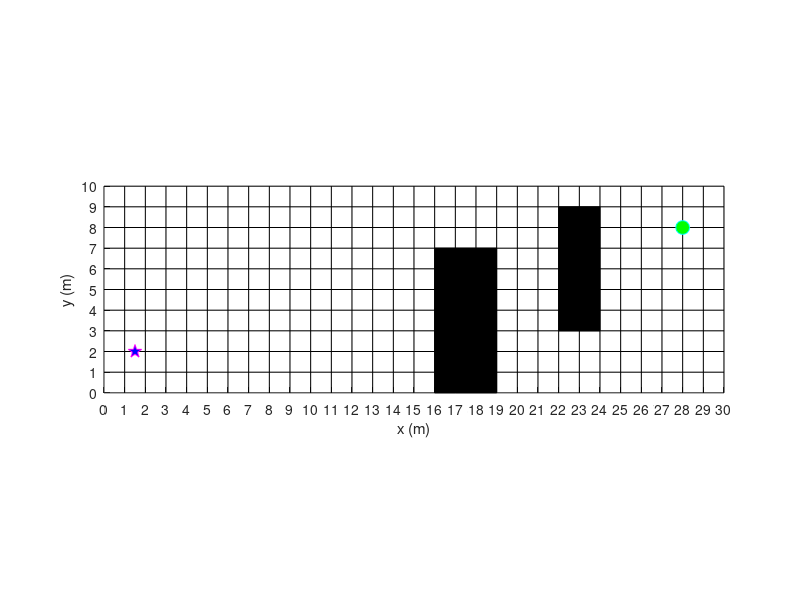

Recreate this plot in MATLAB. (Note: this script raises an error after producing the figure.)
clc
clear
close all


% ================== Map / Scenario ==================
% IMPORTANT:
%  - Define row/col first
%  - Then initialize sign = zeros(row,col)
%  - Then assign obstacles into sign
% This prevents "index exceeds array bounds" when you change map size.

row = 10;
col = 30;

sign = zeros(row, col);

% 小障碍物：3行×3列


% 大障碍物：这里是 3×6两个
sign(4:9, 23:24) = 1;
sign(1:7, 17:19) = 1;

startPose = [1.5 2.0 0];    % 左侧，朝向 +X
goalPose  = [28.0 8.0 0];   % 右侧，朝向 +X

% 防呆检查：确保 sign 尺寸与 row/col 一致
assert(all(size(sign) == [row, col]), 'sign size mismatch: sign must be row-by-col');


% ================== 4WIS simplified kinematic model parameters ==================
% State: X = [x, y, phi]^T
% Control: u = [v, delta_f, delta_r]^T
% Kinematics: phi_dot = (v/L) * (tan(delta_f) - tan(delta_r))
%
% We keep the original planner's "min_r" interface by converting 4WIS steering
% limits into an equivalent minimum turning radius using the counter-phase mode:
%   delta_f = +delta_max, delta_r = -delta_max  (small-radius turning)
% Then:
%   kappa_max = (tan(delta_f) - tan(delta_r))/L = 2*tan(delta_max)/L
%   R_min     = 1/kappa_max = L/(2*tan(delta_max))
L = 2.7;                 % wheelbase [m]
delta_max = deg2rad(30); % max steering angle [rad]
min_r = L/(2*tan(delta_max)); % equivalent minimum turning radius [m]

% ================== 4WS independent steering: extra parameters (primitives + visualization) ==================
W = 1.6;                     % track width [m]
beta = deg2rad(20);          % crab steering angle [rad]
dpsi = deg2rad(10);          % spin in-place heading step [rad]

% "Ackermann-equivalent" larger turning radius (proxy for same-phase wide turn)
min_r_ack = L / tan(delta_max);

% action set:
% 1..3: counter-phase tight left/straight/tight right (existing)
% 7..8: same-phase wide left/right
% 9..10: crab left/right
% 11..12: spin left/right
actions = [1 2 3 7 8 9 10 11 12];

% ================== speed-up: gate crab/spin actions near goal ==================
R_gate = 8; % [m] enable crab/spin only within this distance to goal
actions_far = [1 2 3 7 8];
actions_near = actions;

% ================== steering actuator rate limit ==================
deltaRateMax_deg_s = 60;              % [deg/s]
deltaRateMax = deg2rad(deltaRateMax_deg_s); % [rad/s]
v_min_for_dt = 0.2;                   % [m/s] prevent dt blow-up when v->0

% ================== steering inertia filter ==================
% 一阶惯性滤波器时间常数 (用于平滑转角变化)
% tau越大越平滑（响应慢），tau越小越跟踪快
% 推荐值: 0.05~0.2 s
tau_steering_filter = 0.2;             % [s] 一阶滤波时间常数

% ================== path resampling for better filter response ==================
% Resample path to increase sampling density, making dt smaller for effective filtering
resample_ds = 0.15;  % [m] resample every 0.15m (key parameter!)

% ================== curvature transition (clothoid-like, post-process) ==================
% Insert a short transition segment when curvature jump is too large, to improve
% curvature continuity at primitive boundaries.
Lt = 0.6;                 % [m] transition length (change this to 0.8 / 1.0 if needed)

% Make transitions appear "a little" (trigger only on moderately large jumps).
% The 3-pt curvature estimate tends to be small; 0.25 may be too strict.
kappaJumpThresh = 0.25;   % [1/m] curvature jump threshold
M = 21;                   % number of points in transition segment

% visualize transition points on path
transitionModeName = "transition";
transitionColor = [0.95 0.35 0.95]; % magenta-ish
transitionLineWidth = 3.2;

% ================== planner / collision parameters ==================
% Reduce inflated obstacle margin to improve feasibility in narrow passages.
safe_dis=1.0;%

% Keep a safety margin from the map boundary (grid units).
% A value of 0.5 means the vehicle's reference point must stay at least
% half a cell away from the outer border.
boundary_margin = 1.0;


% Step length along arc/line segment for each node expansion.
% Recommended to scale with turning radius to avoid overly coarse arcs.
% Here we choose ~10 degrees of heading change per turning step at kappa_max:
%   step = R_min * (10deg)
step = 1.2;

P3=0.01;%

ob_coo=[];

% ================== Hybrid A*: visited pruning via (x,y,theta) discretization ==================
% This dramatically reduces node explosion in narrow corridors / S-turn scenarios.
% Use a finer heading discretization to reduce over-pruning in tight maneuvers.
thetaBinSize = deg2rad(10);           % 10 deg per bin

thetaBins = round(2*pi/thetaBinSize); % 36 bins

visited = false(row, col, thetaBins); % visited(iy, ix, ith)

% NOTE: Clamp bin index to [1, thetaBins] to avoid rare floating-point / NaN issues.
binWidth = 2*pi/thetaBins;
theta_to_bin = @(th) min(thetaBins, max(1, floor(mod(th, 2*pi) / binWidth) + 1));
% ================== Visualization / performance ==================
doPlotSearch = false;   % 规划阶段不画扩展过程（最快）
plotEveryN  = 50;       % doPlotSearch=true 时，每 N 个节点画一次

% ================== Mode colors (default) ==================
% Used for: path segmentation coloring + wheel-angle plot background shading.
modeAlpha = 0.12;
modeColors = containers.Map;
modeColors("straight") = [0.35 0.35 0.35];
modeColors("counter_phase") = [0.85 0.20 0.20];
modeColors("same_phase") = [0.20 0.35 0.90];
modeColors("crab") = [0.20 0.70 0.20];
modeColors("spin") = [0.60 0.25 0.75];
modeColors("rs_counter_phase") = [1.00 0.55 0.15];
modeColors("start") = [0.00 0.00 0.00];
modeColors(transitionModeName) = transitionColor;

% ========== 

figure(1)%
hold on%
axis equal%

% map grid is 1m x 1m
xlabel('x (m)');
ylabel('y (m)');
set(gca,'XTick',0:1:col);
set(gca,'YTick',0:1:row);

grid on;
set(gca,'GridColor',[0 0 0]);
set(gca,'GridAlpha',0.15);

for i=1:row
    for j=1:col
        if sign(i,j)==1%% 
            y=[i-1,i-1,i,i];%
            x=[j-1,j,j,j-1];% 
            h=fill(x,y,'k');
            set(h,'facealpha',1)
            ob_coo=[ob_coo;[j-0.5,i-0.5]];% 
        end
    end
end
axis([0 col 0 row])%
for i=1:row%
    plot([0 col],[i i],'k-');%
end
for i=1:col %
    plot([i i],[0 row],'k-');%
end
plot(startPose(1),startPose(2), 'p','markersize', 10,'markerfacecolor','b','MarkerEdgeColor', 'm')
plot(goalPose(1),goalPose(2),'o','markersize', 10,'markerfacecolor','g','MarkerEdgeColor', 'c')


% ================== Hybrid A* search ==================
opened=[startPose 0 0 0 0 1 0];%x,y,sita,

dis_astar=Astar_fun(fliplr(ceil(startPose(1:2))),fliplr(ceil(goalPose(1:2))),sign);
[dis_rs,~]=reeds_shepp_fun(startPose,goalPose,min_r); % Reeds-Shepp
opened(1,6)=max(dis_astar,dis_rs); % h
opened(1,7)=opened(1,5)+opened(1,6); % f

now_point=opened; % 
nodeIndex = 1;%

nodeArray(nodeIndex).x=now_point(1);
nodeArray(nodeIndex).y=now_point(2);
nodeArray(nodeIndex).sita=now_point(3);
nodeArray(nodeIndex).D=now_point(4);
nodeArray(nodeIndex).g=now_point(5);
nodeArray(nodeIndex).h=now_point(6);
nodeArray(nodeIndex).f=now_point(7);
nodeArray(nodeIndex).ind=now_point(8);
nodeArray(nodeIndex).parent=now_point(9);
nodeArray(nodeIndex).route=[];% 
nodeArray(nodeIndex).mode="start";
nodeArray(nodeIndex).wheelAngles=[0 0 0 0]; % [delta_fl delta_fr delta_rl delta_rr]
nodeIndex = nodeIndex + 1;% 

% mark start node as visited
ix = round(now_point(1)); iy = round(now_point(2));
ith = theta_to_bin(now_point(3));
if ix>=1 && ix<=col && iy>=1 && iy<=row
    visited(iy, ix, ith) = true;
end

% ================== planning time ==================
tPlanStart = tic;

[min_num,index] = min(opened(:,7));
while ceil(now_point(1))~=ceil(goalPose(1))||ceil(now_point(2))~=ceil(goalPose(2))   %
    opened(index,:) = []; % 

    dist2goal = norm(now_point(1:2) - goalPose(1:2));
    if dist2goal > R_gate
        actionsLocal = actions_far;
    else
        actionsLocal = actions_near;
    end

    for a = actionsLocal
        [isok,x,y,sita,route,meta] = find_route_fun(now_point,a,step,min_r,min_r_ack,L,W,beta,dpsi,safe_dis,ob_coo);

        % Keep a margin from the boundary
        if x<=boundary_margin || x>=(col-boundary_margin) || y<=boundary_margin || y>=(row-boundary_margin)
            isok=1;
        end

        % Guard against invalid headings from route generation
        if isok==0 && ~isfinite(sita)
            isok = 1;
        end

        % visited pruning: avoid expanding near-duplicate states
        if isok==0
            nix = round(x); niy = round(y);
            nith = theta_to_bin(sita);
            if nix>=1 && nix<=col && niy>=1 && niy<=row
                if visited(niy, nix, nith)
                    isok = 1;
                end
            end
        end

        if isok==0
            temp=[x,y,sita,0,0,0,0,nodeIndex,now_point(8)];

            temp(5)=now_point(5)+step+sum(abs(temp(3)-now_point(3)))*P3;

            dis_astar=Astar_fun(fliplr(ceil(temp(1:2))),fliplr(ceil(goalPose(1:2))),sign);
            [dis_rs,~]=reeds_shepp_fun(temp(1:3),goalPose,min_r);
            temp(6)=max(dis_astar,dis_rs);
            temp(7)=temp(5)+temp(6);

            opened=[opened;temp];

            nodeArray(nodeIndex).x=temp(1);
            nodeArray(nodeIndex).y=temp(2);
            nodeArray(nodeIndex).sita=temp(3);
            nodeArray(nodeIndex).D=temp(4);
            nodeArray(nodeIndex).g=temp(5);
            nodeArray(nodeIndex).h=temp(6);
            nodeArray(nodeIndex).f=temp(7);
            nodeArray(nodeIndex).ind=temp(8);
            nodeArray(nodeIndex).parent=temp(9);
            nodeArray(nodeIndex).route=route;
            nodeArray(nodeIndex).mode=meta.mode;
            nodeArray(nodeIndex).wheelAngles=meta.wheelAngles;
            nodeIndex = nodeIndex + 1;

            if doPlotSearch && mod(nodeIndex, plotEveryN) == 0
                plot(route(:,1),route(:,2),'b-')
                plot(route(end,1),route(end,2), 'o','markersize', 2,'markerfacecolor','r','MarkerEdgeColor', 'm')
                drawnow limitrate
            end
        end
    end

    if isempty(opened)
        error('Open list is empty. No feasible path found with current constraints.');
    end

    [min_num,index] = min(opened(:,7));
    now_point=opened(index,:);

    % mark current node as visited/closed
    ix = round(now_point(1)); iy = round(now_point(2));
    ith = theta_to_bin(now_point(3));
    if ix>=1 && ix<=col && iy>=1 && iy<=row
        visited(iy, ix, ith) = true;
    end

    if norm(now_point(1:2)-goalPose(1:2))<2*step
        break
    end
end

planTime = toc(tPlanStart);
fprintf('Planning time: %.3f s\n', planTime);


% ================== Reconstruct route (+ wheel angles per sample) ==================
node_temp=nodeArray(now_point(8));
index=now_point(8);
while node_temp.parent~=0
    node_temp=nodeArray(node_temp.parent);
    index=[index node_temp.ind];
end
index=fliplr(index);

route_all=startPose;
wheel_all = zeros(1,4); % match route_all length (start)
mode_all = strings(1,1);
mode_all(1) = "start";

for i=1:length(index)
    route=nodeArray(index(i)).route;
    wa = nodeArray(index(i)).wheelAngles; % 1x4, constant for this primitive
    m  = nodeArray(index(i)).mode;

    route_all=[route_all;route(2:end,:)];
    wheel_all=[wheel_all; repmat(wa, size(route,1)-1, 1)];
    mode_all=[mode_all; repmat(string(m), size(route,1)-1, 1)];
end

% append RS curve
[~,route_rs]=reeds_shepp_fun(now_point(1:3),goalPose,min_r);
route_all=[route_all;route_rs(2:end,:)];

% --- RS wheel angles: infer from curvature, counter-phase assumption ---
wa_rs = infer_wheel_angles_from_route(route_rs, L, W, delta_max, true);
wheel_all=[wheel_all; wa_rs(2:end,:)];
mode_all=[mode_all; repmat("rs_counter_phase", size(route_rs,1)-1, 1)];

% ================== Curvature transition insertion (post-process) ==================
% Insert clothoid-like transition segments at curvature discontinuities.
% This step modifies route_all / wheel_all / mode_all by adding intermediate samples.
[route_all, wheel_all, mode_all] = insert_curvature_transitions(route_all, wheel_all, mode_all, Lt, kappaJumpThresh, M, transitionModeName);

% ================== Build arc-length s and plot wheel angles ==================
xy = route_all(:,1:2);
N = size(xy,1);

ds = sqrt(sum(diff(xy,1,1).^2,2));
s_all = [0; cumsum(ds)];

% ================== PATH RESAMPLING: Increase sampling density for better filter response ==================
% Purpose: Make dt smaller so the first-order filter actually has time to smooth the curve
% Remove duplicate/near-zero ds values and resample uniformly
total_length = s_all(end);

if total_length > resample_ds
    % Generate uniform resampling points
    s_interp = (0:resample_ds:total_length)';
    
    % ===== Path resampling (linear interpolation to avoid duplicate point errors) =====
    xy_resampled = interp1(s_all, xy, s_interp, 'linear');
    
    % ===== Wheel angles resampling (nearest neighbor) =====
    wheel_resampled = zeros(length(s_interp), 4);
    for w = 1:4
        wheel_resampled(:,w) = interp1(s_all, wheel_all(:,w), s_interp, 'nearest');
    end
    
    % ===== Mode resampling (nearest neighbor) =====
    mode_resampled = strings(length(s_interp), 1);
    for i = 1:length(s_interp)
        [~, idx] = min(abs(s_all - s_interp(i)));
        mode_resampled(i) = mode_all(idx);
    end
    
    % ===== Update all variables =====
    % Reconstruct route_all with heading (psi)
    xy = xy_resampled;
    dxy = diff(xy, 1, 1);
    psi_resampled = atan2(dxy(:,2), dxy(:,1));
    route_all = [xy_resampled(1:end-1,:), psi_resampled];
    % Append last point
    route_all = [route_all; route_all(end,:)];
    
    wheel_all = wheel_resampled;
    mode_all = mode_resampled;
    
    % Recalculate ds and s_all
    ds = sqrt(sum(diff(xy,1,1).^2,2));
    s_all = [0; cumsum(ds)];
    N = size(xy, 1);
    
    fprintf('Path resampled: %d → %d points (resample_ds=%.3f m)\n', ...
        size(xy_resampled,1) + length(dxy), N, resample_ds);
end

% ================== Speed planning ==================
% 1 grid = 1 m
% straight: ~15 km/h constant
% obstacle/curve: if kappa > 0.1 1/m then v <= 10 km/h
% U-turn segment (turn > 150 deg): v <= 5 km/h for the whole segment

kmh2ms = @(v_kmh) v_kmh / 3.6;
v15 = kmh2ms(15);
v10 = kmh2ms(10);
v5  = kmh2ms(5);

% --- curvature via 3-point formula ---
kappa = zeros(N,1);
for ii = 2:N-1
    p0 = xy(ii-1,:); p1 = xy(ii,:); p2 = xy(ii+1,:);
    a = norm(p1-p0);
    b = norm(p2-p1);
    c = norm(p2-p0);
    if a < 1e-6 || b < 1e-6 || c < 1e-6
        kappa(ii) = 0;
        continue;
    end
    area2 = abs( (p1(1)-p0(1))*(p2(2)-p0(2)) - (p1(2)-p0(2))*(p2(1)-p0(1)) ); % 2*Area
    kappa(ii) = area2 / (a*b*c); % = 2*Area/(a*b*c)
end
if N >= 2
    kappa(1) = kappa(2);
    kappa(end) = kappa(end-1);
end

% --- heading for U-turn detection ---
psi = zeros(N,1);
dxy = diff(xy,1,1);
if ~isempty(dxy)
    psi(1:end-1) = atan2(dxy(:,2), dxy(:,1));
    psi(end) = psi(end-1);
end

% --- base speed limits from rules ---
v_max = v15 * ones(N,1);

% curve/avoidance slow-down
v_max(kappa > 0.1) = min(v_max(kappa > 0.1), v10);

% U-turn detection (whole segment): cumulative heading change over window
turnThresh = deg2rad(150);
windowLen = 20; % points ~= meters (you said 1 point ~ 1m)

psi_u = unwrap(psi);
dpsi_abs = abs(diff(psi_u));

isUTurn = false(N,1);
for ii = 1:max(1, N-windowLen)
    i2 = min(N-1, ii+windowLen-1);
    cumTurn = sum(dpsi_abs(ii:i2));
    if cumTurn >= turnThresh
        isUTurn(ii:min(N, ii+windowLen)) = true;
    end
end

% bridge small gaps
idx = find(isUTurn);
gapBridge = 3;
if ~isempty(idx)
    for kk = 2:numel(idx)
        if idx(kk) - idx(kk-1) <= gapBridge
            isUTurn(idx(kk-1):idx(kk)) = true;
        end
    end
end

v_max(isUTurn) = min(v_max(isUTurn), v5);

% smooth speed by acceleration limits (optional but recommended)
a_acc = 1.0;  % m/s^2
a_dec = 1.5;  % m/s^2

v_profile = v_max;

% forward pass
for ii = 2:N
    ds_i = norm(xy(ii,:) - xy(ii-1,:));
    v_profile(ii) = min(v_profile(ii), sqrt(max(0, v_profile(ii-1)^2 + 2*a_acc*ds_i)));
end

% backward pass
for ii = N-1:-1:1
    ds_i = norm(xy(ii+1,:) - xy(ii,:));
    v_profile(ii) = min(v_profile(ii), sqrt(max(0, v_profile(ii+1)^2 + 2*a_dec*ds_i)));
end

a_lat = (v_profile.^2) .* abs(kappa);

fprintf('Speed profile: v in [%.2f, %.2f] m/s (%.1f..%.1f km/h)\n', ...
    min(v_profile), max(v_profile), min(v_profile)*3.6, max(v_profile)*3.6);
fprintf('Max lateral accel (from v^2*kappa): %.2f m/s^2\n', max(a_lat));

% --------- Steering rate limit + first-order inertia filtering --------
% Apply first-order smoothing to wheel commands to achieve:
%   1. Physical smoothness (no instantaneous steps)
%   2. Bounded rate: |d(delta)/dt| <= deltaRateMax
wheel_act = apply_steering_rate_limit_with_filter(wheel_all, ds, v_profile, deltaRateMax, v_min_for_dt, tau_steering_filter);

% Convert to deg for plotting
wheel_cmd_deg = wheel_all * 180/pi;
wheel_act_deg = wheel_act * 180/pi;

% Print filter configuration
fprintf('\n--- Steering Inertia Filter Configuration ---\n');
fprintf('Time constant tau = %.3f s\n', tau_steering_filter);
fprintf('Max steering rate = %.1f deg/s\n', deltaRateMax_deg_s);
fprintf('Resampling interval = %.3f m\n', resample_ds);
fprintf('----------------------------------------\n\n');

% ---------------- Segmentation indices from mode_all ----------------
[segStartIdx, segEndIdx, segModes] = segment_by_mode(mode_all);

% ================== Plot segmented path with colored segments ==================
% Keep map/obstacles as drawn; overlay segmented path.
segLegendNames = strings(0,1);
segLegendHandles = gobjects(0,1);

for k = 1:numel(segStartIdx)
    i1 = segStartIdx(k);
    i2 = segEndIdx(k);
    m = segModes(k);

    if isKey(modeColors, m)
        c = modeColors(m);
        lw = 2.2;
        if m == transitionModeName
            lw = transitionLineWidth;
        end
    else
        c = [0 0 0];
        lw = 2.2;
    end

    hSeg = plot(route_all(i1:i2,1), route_all(i1:i2,2), '-', 'LineWidth', lw, 'Color', c);

    % legend: only one entry per mode
    if ~any(segLegendNames == m)
        segLegendNames(end+1,1) = m; %#ok<AGROW>
        segLegendHandles(end+1,1) = hSeg; %#ok<AGROW>
    end
end

% re-draw transition segments on top to ensure visibility
idxT = (mode_all == transitionModeName);
if any(idxT)
    plot(route_all(idxT,1), route_all(idxT,2), '-', 'Color', transitionColor, 'LineWidth', transitionLineWidth, 'HandleVisibility', 'off');
end

if ~isempty(segLegendHandles)
    legend(segLegendHandles, cellstr(segLegendNames), 'Location', 'best');
end

% ================== Plot wheel angles with background mode shading ==================
figure(2); 
clf;
hax = gca;
hold(hax, 'on');

% background shading: draw patches first
for k = 1:numel(segStartIdx)
    i1 = segStartIdx(k);
    i2 = segEndIdx(k);
    m  = segModes(k);

    if isKey(modeColors, m)
        c = modeColors(m);
    else
        c = [0 0 0];
    end

    s1 = s_all(i1);
    s2 = s_all(i2);

    % placeholder y-limits; will be updated after plotting lines
    patch(hax, [s1 s2 s2 s1], [-1 -1 1 1], c, 'FaceAlpha', modeAlpha, 'EdgeColor', 'none', 'HandleVisibility', 'off');
end

% plot wheel angle curves: command (dashed) + actuator (solid)
p1 = plot(s_all, wheel_act_deg(:,1), 'LineWidth', 1.6);
p2 = plot(s_all, wheel_act_deg(:,2), 'LineWidth', 1.6);
p3 = plot(s_all, wheel_act_deg(:,3), 'LineWidth', 1.6);
p4 = plot(s_all, wheel_act_deg(:,4), 'LineWidth', 1.6);

% command lines should not appear as extra legend items (e.g. data1)
plot(s_all, wheel_cmd_deg(:,1), '--', 'LineWidth', 1.0, 'Color', p1.Color, 'HandleVisibility', 'off');
plot(s_all, wheel_cmd_deg(:,2), '--', 'LineWidth', 1.0, 'Color', p2.Color, 'HandleVisibility', 'off');
plot(s_all, wheel_cmd_deg(:,3), '--', 'LineWidth', 1.0, 'Color', p3.Color, 'HandleVisibility', 'off');
plot(s_all, wheel_cmd_deg(:,4), '--', 'LineWidth', 1.0, 'Color', p4.Color, 'HandleVisibility', 'off');

% fix patch y-range to actual y limits
yl = ylim(hax);
patches = findobj(hax, 'Type', 'patch');
for pp = 1:numel(patches)
    xdata = patches(pp).XData;
    patches(pp).YData = [yl(1) yl(1) yl(2) yl(2)];
    patches(pp).XData = xdata;
end

grid on;
xlabel('Arc length s (m)');
ylabel('Steering angle (deg)');
legend([p1 p2 p3 p4], {'\delta_{fl} (act)','\delta_{fr} (act)','\delta_{rl} (act)','\delta_{rr} (act)'}, 'Location', 'best');
title(sprintf('4-wheel steering angles along path (mode-shaded), rate limited: %.0f deg/s, filter tau=%.3f s', deltaRateMax_deg_s, tau_steering_filter));


% ================== Animate ==================
size_car=[3 1.8 1.4];
[h1,h2]=plot_car(route_all(1,:),size_car);
dis_all=0;

% Draw full path once (faster animation)这里原来是画红线plot(route_all(:,1), route_all(:,2), 'r-', 'LineWidth', 2);


autoPause = false; % set true if you want fixed frame rate
fps = 30;

for ii=2:size(route_all,1)
    dis_all=dis_all+norm(route_all(ii,1:2)-route_all(ii-1,1:2));
    r_lin=route_all(ii,:);

    delete(h1)
    delete(h2)
    [h1,h2]=plot_car(r_lin,size_car);

    drawnow limitrate;
    if autoPause
        pause(1/fps);
    end
end

disp(['total distance: ', num2str(dis_all)])


% ================== helper: infer wheel angles from route curvature ==================
function wa = infer_wheel_angles_from_route(route, L, W, delta_max, counter_phase)
% route: Nx3
% returns Nx4 wheel angles [fl fr rl rr] (rad)
xy = route(:,1:2);
N = size(xy,1);

% curvature via 3-point formula
kappa = zeros(N,1);
for ii = 2:N-1
    p0 = xy(ii-1,:); p1 = xy(ii,:); p2 = xy(ii+1,:);
    a = norm(p1-p0);
    b = norm(p2-p1);
    c = norm(p2-p0);
    if a < 1e-6 || b < 1e-6 || c < 1e-6
        kappa(ii) = 0;
        continue;
    end
    area2 = abs( (p1(1)-p0(1))*(p2(2)-p0(2)) - (p1(2)-p0(2))*(p2(1)-p0(1)) );
    kappa(ii) = area2 / (a*b*c);
end
if N >= 2
    kappa(1) = kappa(2);
    kappa(end) = kappa(end-1);
end

wa = zeros(N,4);

for ii=1:N
    k = kappa(ii);
    if abs(k) < 1e-9
        wa(ii,:) = 0;
        continue;
    end

    R = 1/abs(k);
    signTurn = sign(k); % + left, - right (approx)

    % Ackermann inner/outer
    delta_in  = atan(L / max(1e-6, (R - W/2)));
    delta_out = atan(L / (R + W/2));

    if signTurn > 0
        d_fl = +delta_in;
        d_fr = +delta_out;
    else
        d_fl = -delta_out;
        d_fr = -delta_in;
    end

    if counter_phase
        d_rl = -d_fl;
        d_rr = -d_fr;
    else
        d_rl = d_fl;
        d_rr = d_fr;
    end

    % saturate
    d_fl = max(-delta_max, min(delta_max, d_fl));
    d_fr = max(-delta_max, min(delta_max, d_fr));
    d_rl = max(-delta_max, min(delta_max, d_rl));
    d_rr = max(-delta_max, min(delta_max, d_rr));

    wa(ii,:) = [d_fl d_fr d_rl d_rr];
end
end

function [segStartIdx, segEndIdx, segModes] = segment_by_mode(mode_all)
% segment consecutive identical strings into segments
mode_all = string(mode_all(:));
N = numel(mode_all);

if N == 0
    segStartIdx = []; segEndIdx = []; segModes = strings(0,1);
    return
end

changeIdx = find(mode_all(2:end) ~= mode_all(1:end-1)) + 1;
segStartIdx = [1; changeIdx];
segEndIdx = [changeIdx-1; N];
segModes = mode_all(segStartIdx);
end

function wheel_act = apply_steering_rate_limit(wheel_cmd, ds, v_profile, deltaRateMax, v_min)
% wheel_cmd: Nx4 (rad)
% ds: (N-1)x1 (m) step distances
% v_profile: Nx1 (m/s)
% deltaRateMax: rad/s
% v_min: m/s minimum speed for dt computation
% 
% NOTE: This function is deprecated. Use apply_steering_rate_limit_with_filter instead.

N = size(wheel_cmd,1);
wheel_act = zeros(size(wheel_cmd));
wheel_act(1,:) = wheel_cmd(1,:);

for i = 2:N
    ds_i = ds(i-1);
    v_i = max(v_min, v_profile(i));
    dt = ds_i / v_i;
    maxDelta = deltaRateMax * dt;

    for w = 1:4
        err = wheel_cmd(i,w) - wheel_act(i-1,w);
        err = max(-maxDelta, min(maxDelta, err));
        wheel_act(i,w) = wheel_act(i-1,w) + err;
    end
end
end

function wheel_act = apply_steering_rate_limit_with_filter(wheel_cmd, ds, v_profile, deltaRateMax, v_min, tau)
% ============================================================================
% First-order inertia filter + rate limiting for steering angles
% ============================================================================
% INPUTS:
%   wheel_cmd: Nx4 (rad) - target/command wheel angles [fl fr rl rr]
%   ds: (N-1)x1 (m) - distance increments between samples
%   v_profile: Nx1 (m/s) - velocity profile at each sample
%   deltaRateMax: scalar (rad/s) - maximum allowed steering rate
%   v_min: scalar (m/s) - minimum velocity (prevents dt blow-up)
%   tau: scalar (s) - time constant for first-order filter
%        Larger tau => smoother (slower response)
%        Smaller tau => faster tracking
%        Typical range: 0.05 - 0.2 s
%
% OUTPUTS:
%   wheel_act: Nx4 (rad) - smoothed/filtered wheel angles
%
% PHYSICS:
%   First-order dynamics: tau * dX/dt + X = u
%   Discrete form: X(k) = X(k-1) + alpha*(u(k) - X(k-1))
%   where alpha = dt/(tau + dt)
%
% FEATURES:
%   - Eliminates instantaneous step changes
%   - Converts piecewise-constant commands into smooth ramps
%   - Preserves rate limiting as secondary constraint
%   - Results in smooth curves (circular arcs) instead of sharp peaks
% ============================================================================

N = size(wheel_cmd,1);
wheel_act = zeros(size(wheel_cmd));
wheel_act(1,:) = wheel_cmd(1,:);

for i = 2:N
    ds_i = ds(i-1);
    v_i = max(v_min, v_profile(i));
    dt = ds_i / v_i;  % sampling time interval [s]
    
    % ===== First-order low-pass filter coefficient =====
    % alpha = dt / (tau + dt)
    % When dt << tau: alpha ~ dt/tau (gradual smoothing)
    % When dt >> tau: alpha ~ 1 (fast tracking)
    alpha = dt / (tau + dt);
    
    for w = 1:4
        % ===== Apply first-order inertia filter =====
        % wheel_act(i,w) = (1-alpha)*wheel_act(i-1,w) + alpha*wheel_cmd(i,w)
        % Equivalently:
        wheel_act(i,w) = wheel_act(i-1,w) + alpha * (wheel_cmd(i,w) - wheel_act(i-1,w));
        
        % ===== Optional: secondary rate limiting (safety backup) =====
        % Ensure rate does not exceed deltaRateMax even after filtering
        maxDelta = deltaRateMax * dt;
        wheel_act(i,w) = max(wheel_act(i-1,w) - maxDelta, ...
                             min(wheel_act(i-1,w) + maxDelta, wheel_act(i,w)));
    end
end
end

function [route2, wheel2, mode2] = insert_curvature_transitions(route, wheel, mode, Lt, kappaJumpThresh, M, transitionModeName)
% Insert a short transition segment (clothoid-like) when curvature jump is large.
% route: Nx3 [x y psi]
% wheel: Nx4 wheel angles command (rad)
% mode: Nx1 string mode

route2 = route; wheel2 = wheel; mode2 = mode;

if Lt <= 0 || M < 3
    return
end

delta_s = Lt / (M-1);

% iterative insertion (update indices after insertion)
i = 2;
while i <= size(route2,1) - 2
    xy = route2(:,1:2);

    % local curvature estimates around i
    k1 = local_curvature_3pt(xy(i-1,:), xy(i,:), xy(i+1,:));
    k2 = local_curvature_3pt(xy(i,:), xy(i+1,:), xy(i+2,:));

    if ~isfinite(k1) || ~isfinite(k2)
        i = i + 1;
        continue
    end

    if abs(k2 - k1) <= kappaJumpThresh
        i = i + 1;
        continue
    end

    % Use the heading at i as starting heading
    x0 = route2(i,1);
    y0 = route2(i,2);
    psi0 = route2(i,3);

    % Build transition points (exclude the first point to avoid duplicates)
    trans = zeros(M,3);
    trans(1,:) = [x0 y0 psi0];

    for mm = 2:M
        s = (mm-2) * delta_s; % s in [0, Lt]
        k = k1 + (k2-k1) * (s / Lt);
        psi = trans(mm-1,3) + k * delta_s;
        x = trans(mm-1,1) + cos(psi) * delta_s;
        y = trans(mm-1,2) + sin(psi) * delta_s;
        trans(mm,:) = [x y psi];
    end

    % wheel & mode interpolation across transition
    wa1 = wheel2(i,:);
    wa2 = wheel2(i+1,:);
    wtrans = zeros(M,4);
    mtrans = strings(M,1);
    for mm = 1:M
        t = (mm-1)/(M-1);
        wtrans(mm,:) = (1-t)*wa1 + t*wa2;
        mtrans(mm) = transitionModeName;
    end

    % Insert transition after i (skip first trans point to avoid duplicating i)
    route2 = [route2(1:i,:); trans(2:end,:); route2(i+1:end,:)];
    wheel2 = [wheel2(1:i,:); wtrans(2:end,:); wheel2(i+1:end,:)];
    mode2  = [mode2(1:i,:);  mtrans(2:end,:); mode2(i+1:end,:)];

    % Jump past the inserted segment
    i = i + (M-1);
end
end

function k = local_curvature_3pt(p0, p1, p2)
% signed curvature estimate from 3 points
v1 = p1 - p0;
v2 = p2 - p1;
a = norm(v1);
b = norm(v2);
c = norm(p2 - p0);

if a < 1e-9 || b < 1e-9 || c < 1e-9
    k = 0;
    return
end

area2 = (p1(1)-p0(1))*(p2(2)-p0(2)) - (p1(2)-p0(2))*(p2(1)-p0(1));

k = area2 / (a*b*c); % signed
end
